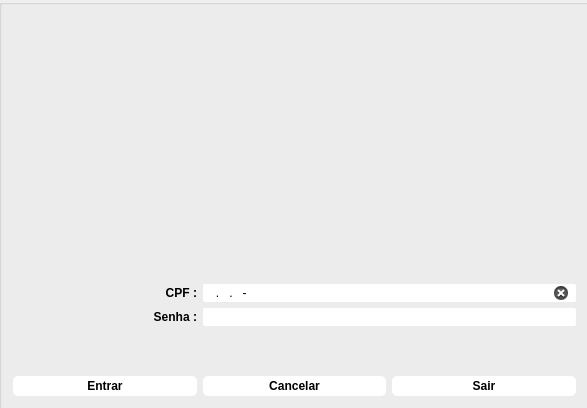
<?xml version="1.0" encoding="UTF-8"?>
<ui version="4.0">
 <class>SistemaLogin</class>
 <widget class="QWidget" name="SistemaLogin">
  <property name="geometry">
   <rect>
    <x>0</x>
    <y>0</y>
    <width>587</width>
    <height>408</height>
   </rect>
  </property>
  <property name="minimumSize">
   <size>
    <width>587</width>
    <height>408</height>
   </size>
  </property>
  <property name="maximumSize">
   <size>
    <width>587</width>
    <height>408</height>
   </size>
  </property>
  <property name="windowTitle">
   <string>Integração Ponto REP :: Login</string>
  </property>
  <property name="styleSheet">
   <string notr="true">.QWidget {
	background-image: url(:/img/fundoBG.png);
}

QGroupBox {
	background-image: url(:/img/fundoBG.png);
}


/* Nice Windows-XP-style password character. */
QLineEdit[echoMode=&quot;2&quot;] {
    lineedit-password-character: 9679;
}

/* We provide a min-width and min-height for push buttons
   so that they look elegant regardless of the width of the text. */
QPushButton {
    background-color: #FFFFFF;
    border-width: 0px;
    border-color: #FF3300;
    border-style: solid;
    border-radius: 5;
    padding: 3px;
    min-width: 9ex;
    min-height: 2.5ex;
}

QPushButton:hover {
   background-color: #66CCFF;
}

/* Increase the padding, so the text is shifted when the button is
   pressed. */
QPushButton:pressed {
    padding-left: 5px;
    padding-top: 5px;
    background-color: #66FFFF;
}

QLabel, QAbstractButton {
    font: bold;
}

/* Mark mandatory fields with a brownish color. */
.mandatory {
    color: #66CCFF;
}

/* Custumizando combobox*/
QComboBox {
}
/* Bold text on status bar looks awful. */
QStatusBar QLabel {
   font: normal;
}

QStatusBar::item {
    border-width: 0;
    border-color: #FF3300;
    border-style: solid;
    border-radius: 1;
}

QComboBox, QLineEdit, QSpinBox, QTextEdit, QListView {
    background-color: #FFFFFF;
    selection-color: #003399; 
    selection-background-color: #66FFFF;
}

QListView {
    show-decoration-selected: 1;
}

QListView::item:hover {
    background-color: #66FFFF;
}

/* We reserve 1 pixel space in padding. When we get the focus,
   we kill the padding and enlarge the border. This makes the items
   glow. */
QLineEdit, QFrame, QComboBox, SpinBox, CheckBox {
    border-width: 0px;
    padding: 1px;
    border-style: solid;
    border-color: #FF3300;
    border-radius: 2px;
}

/* As mentioned above, eliminate the padding and increase the border. */
QLineEdit:focus, QFrame:focus {
    border-width: 0.5px;
    padding: 0px;
}

/* A QLabel is a QFrame ... */
QLabel {
    border: none;
    padding: 0;
    background: none;
}

/* A QToolTip is a QLabel ... */
QToolTip {
    border: 0px solid #FF3300;
    padding: 5px;
    border-radius: 3px;
    opacity: 200;
}

/* Nice to have the background color change when hovered. */
QRadioButton:hover, QCheckBox:hover {
    background-color: #99CCFF;
}

/* Force the dialog's buttons to follow the Windows guidelines. */
QDialogButtonBox {
    button-layout: 0;
}


</string>
  </property>
  <widget class="QGroupBox" name="grupoGeral">
   <property name="geometry">
    <rect>
     <x>-1</x>
     <y>-1</y>
     <width>591</width>
     <height>411</height>
    </rect>
   </property>
   <property name="styleSheet">
    <string notr="true"/>
   </property>
   <property name="title">
    <string/>
   </property>
   <layout class="QGridLayout" name="gridLayout_2">
    <item row="1" column="0">
     <widget class="QLabel" name="labelUsuario">
      <property name="text">
       <string>CPF :</string>
      </property>
      <property name="alignment">
       <set>Qt::AlignRight|Qt::AlignTrailing|Qt::AlignVCenter</set>
      </property>
     </widget>
    </item>
    <item row="2" column="1" colspan="2">
     <widget class="QLineEdit" name="campoSenha">
      <property name="echoMode">
       <enum>QLineEdit::Password</enum>
      </property>
      <property name="clearButtonEnabled">
       <bool>true</bool>
      </property>
     </widget>
    </item>
    <item row="4" column="2">
     <widget class="QPushButton" name="botaoSair">
      <property name="text">
       <string>Sair</string>
      </property>
     </widget>
    </item>
    <item row="2" column="0">
     <widget class="QLabel" name="labelSenha">
      <property name="text">
       <string>Senha :</string>
      </property>
      <property name="alignment">
       <set>Qt::AlignRight|Qt::AlignTrailing|Qt::AlignVCenter</set>
      </property>
     </widget>
    </item>
    <item row="1" column="1" colspan="2">
     <widget class="QLineEdit" name="campoUsuario">
      <property name="inputMethodHints">
       <set>Qt::ImhFormattedNumbersOnly</set>
      </property>
      <property name="inputMask">
       <string>000.000.000-00</string>
      </property>
      <property name="maxLength">
       <number>14</number>
      </property>
      <property name="clearButtonEnabled">
       <bool>true</bool>
      </property>
     </widget>
    </item>
    <item row="4" column="1">
     <widget class="QPushButton" name="botaoCancelar">
      <property name="text">
       <string>Cancelar</string>
      </property>
     </widget>
    </item>
    <item row="4" column="0">
     <widget class="QPushButton" name="botaoEntrar">
      <property name="text">
       <string>Entrar</string>
      </property>
     </widget>
    </item>
    <item row="3" column="0" colspan="3">
     <widget class="QFrame" name="frame">
      <property name="frameShape">
       <enum>QFrame::StyledPanel</enum>
      </property>
      <property name="frameShadow">
       <enum>QFrame::Raised</enum>
      </property>
      <layout class="QGridLayout" name="gridLayout">
       <item row="0" column="0">
        <widget class="QLabel" name="mensagemUsuario">
         <property name="text">
          <string/>
         </property>
         <property name="alignment">
          <set>Qt::AlignCenter</set>
         </property>
        </widget>
       </item>
      </layout>
     </widget>
    </item>
    <item row="0" column="1">
     <spacer name="verticalSpacer">
      <property name="orientation">
       <enum>Qt::Vertical</enum>
      </property>
      <property name="sizeHint" stdset="0">
       <size>
        <width>20</width>
        <height>40</height>
       </size>
      </property>
     </spacer>
    </item>
   </layout>
  </widget>
 </widget>
 <layoutdefault spacing="6" margin="11"/>
 <tabstops>
  <tabstop>campoUsuario</tabstop>
  <tabstop>campoSenha</tabstop>
  <tabstop>botaoEntrar</tabstop>
  <tabstop>botaoCancelar</tabstop>
  <tabstop>botaoSair</tabstop>
 </tabstops>
 <resources/>
 <connections/>
</ui>
